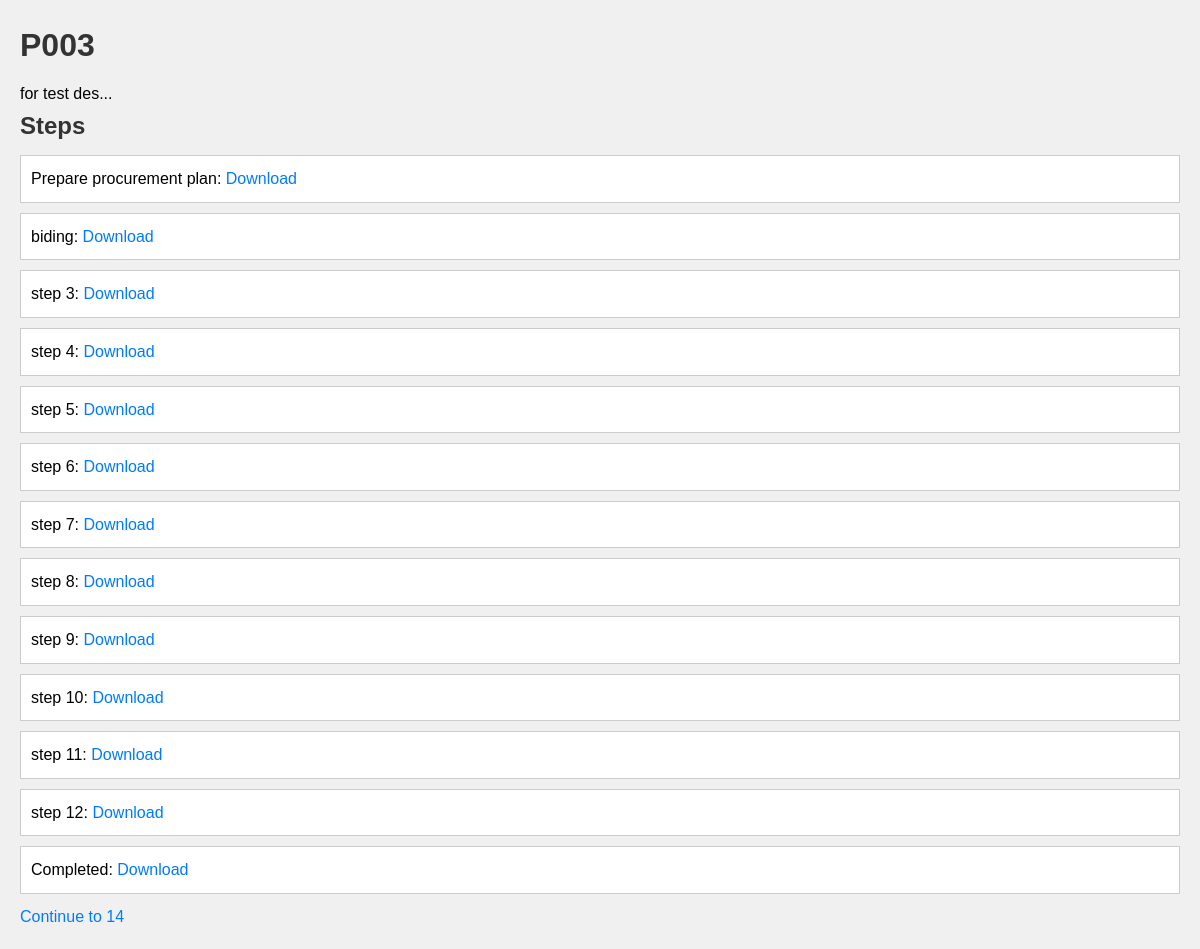
/procurement/3/, run on an earlier commit of the app's database.
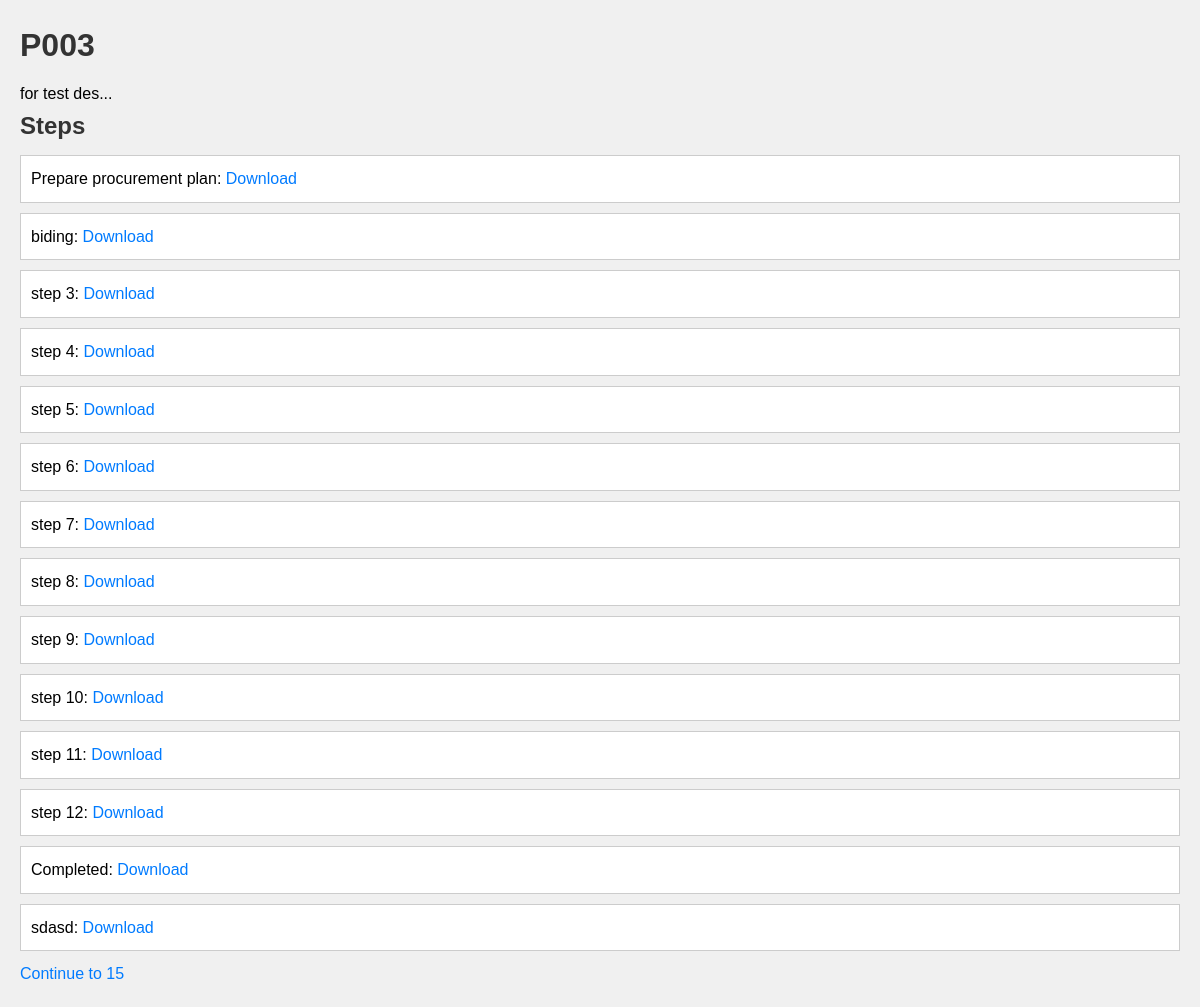
And on a later commit of the database.
### procurement/models.py (models this page shows, shortened)
class Step(models.Model):
    procurement = models.ForeignKey(Procurement, on_delete=models.CASCADE)
    step_number = models.IntegerField()
    name = models.CharField(max_length=100, default='Unnamed Step')  # Add default value here
    file = models.FileField(upload_to='uploads/')

class Procurement(models.Model):
    name = models.CharField(max_length=100)
    description = models.TextField()
    current_step = models.IntegerField(default=0)

### procurement/views.py (the view)
# urls.py: path('procurement/<int:id>/', views.view_procurement, name='view_procurement'),
def view_procurement(request, id):
    procurement = Procurement.objects.get(id=id)
    steps = Step.objects.filter(procurement=procurement).order_by('step_number')
    return render(request, 'view_procurement.html', {'procurement': procurement, 'steps': steps })

### procurement/templates/view_procurement.html (shortened to what this page needs)
{% load static %}
<!DOCTYPE html>
<html>
<head>
    <link rel="stylesheet" type="text/css" href="{% static 'css/styles.css' %}">
</head>
<body>
    <h1>{{ procurement.name }}</h1>
    <p>{{ procurement.description }}</p>
    <h2>Steps</h2>
    <ul>
        {% for step in steps %}
        <li>{{ step.name }}: <a href="{{ step.file.url }}">Download</a></li>
        {% endfor %}
    </ul>
    <a href="{% url 'continue_step' procurement.id procurement.current_step|add:1 %}">Continue to {{ procurement.current_step|add:1 }}</a>
</body>
</html>

What changed in the data, as far as the page shows it:
changed Procurement "for test des...": current_step|add "14" → "15"
added Step: name "sdasd"
